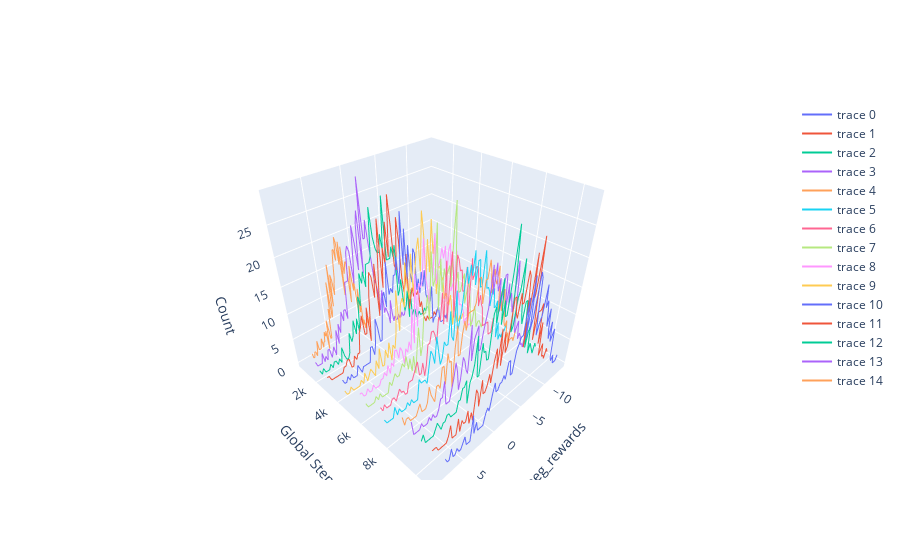

Write notebook code for a chart like this one.
### Code cell
plot_3d_reward_histogram(rewards, 'neg_rewards')
